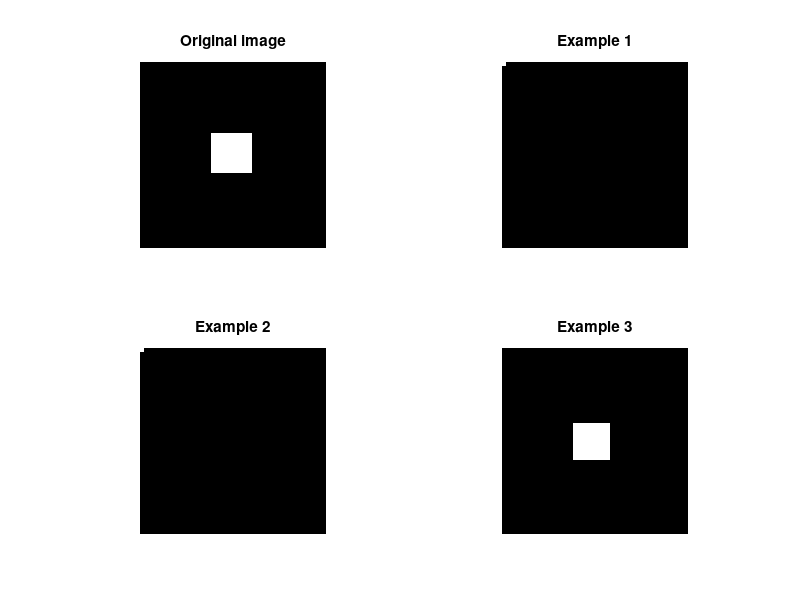

This chart was generated by the following MATLAB code:
%% Hit-or-miss transformation

close all
clear all
clc

% Read image
I = zeros(50,50); 
I(20:30,20:30) = 1;
% Example 1
se1 = [1 1 1; 1 0 0; 1 0 0]; % SE1 defines hits
se2 = [0 0 0; 0 1 1; 0 1 1]; % SE2 defines miss
bw = bwhitmiss(I,se1,se2); % hit-or-miss transformation
figure,
subplot(2,2,1);imshow(I); title('Original image');
subplot(2,2,2);imshow(bw); title('Example 1');

% Example 2
interval = [ 1 1 1; 1 -1 -1; 1 -1 -1];
bw = bwhitmiss(I,interval); % hit-or-miss transformation
subplot(2,2,3);imshow(bw); title('Example 2');

% Example 3
interval = [ 0 1 1; 0 1 1; 0 0 0];
bw = bwhitmiss(I,interval); % hit-or-miss transformation
subplot(2,2,4);imshow(bw); title('Example 3');

